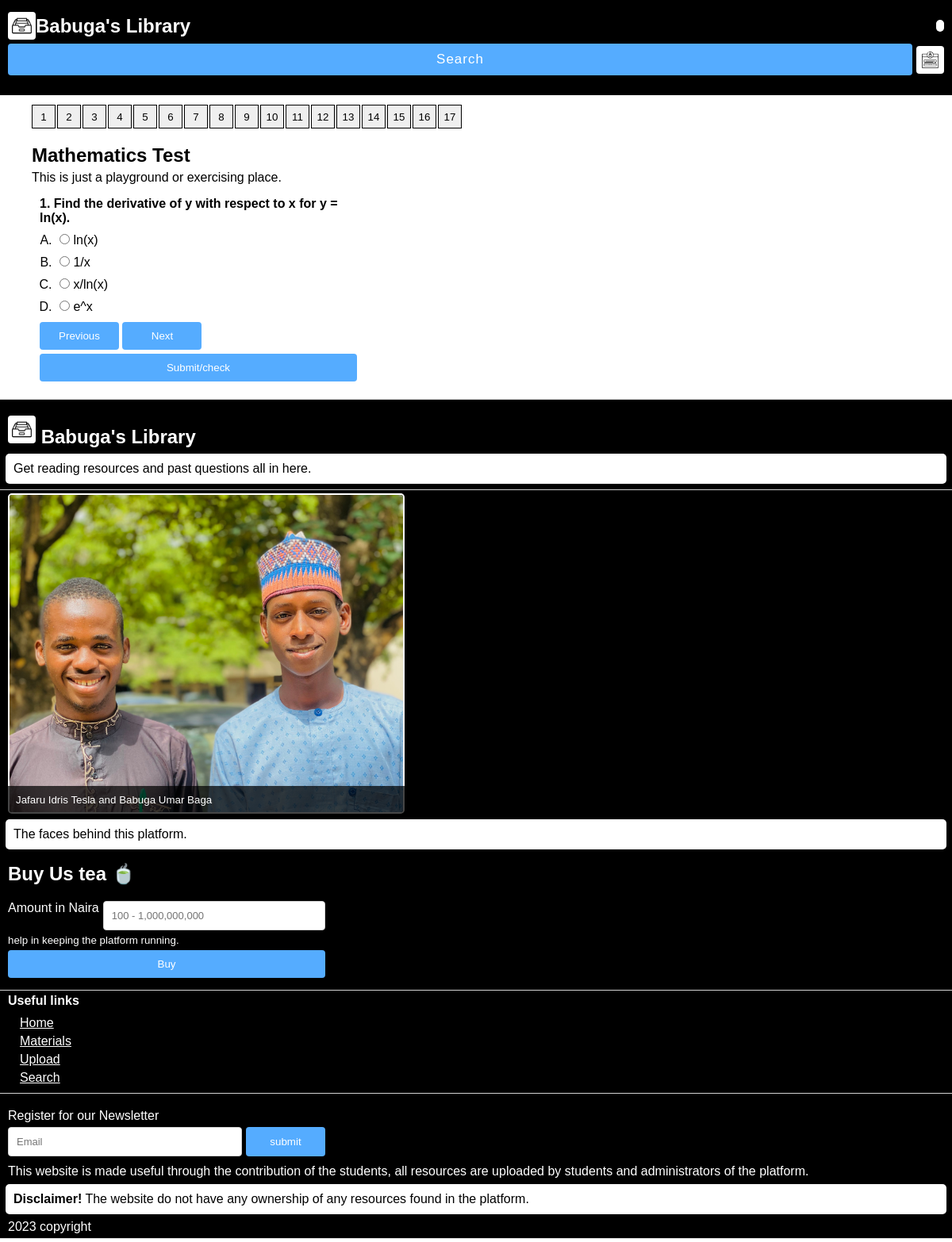
Page /cbt/7/test (signed in) on the committed database.
### cbt/models.py (models this page shows)
class Course(models.Model):
    name = models.TextField()
    questions = models.ManyToManyField("Question", blank=True)

class Question(models.Model):
    question = models.TextField()
    options = models.ManyToManyField("Option", blank=True)

class Option(models.Model):
    value = models.CharField(max_length=500)
    is_correct = models.BooleanField(default=False)

### cbt/views.py (the view)
# urls.py: path("<int:id>/test", views.cbt_test, name="cbt_test"),
@has_enough_coins(100)
@subtract_coins(100)
def cbt_test(request, id=None):
    course = cbt.objects.get(id=id)
    questions= list(course.questions.all())
    r.shuffle(questions)
    return render(request, "cbt/cbt_test.html", {"course": course, "qs": questions[:40]})

### templates/cbt/cbt_test.html (shortened to what this page needs)
{% extends "base.html" %}
{% load static %}
{% block content %}
<section>
    <div questions style="display:flex;gap:2px;flex-wrap:wrap"></div>
</section>
<section>
    <h2>{{course.name}} Test</h2>
    <p>This is just a playground or exercising place.</p>
    <div class="form-div">
        <form method="post" action="{% url "cbt_test_result" course.id %}">
        {% if result %}
        <p>Here's what you score : {{result.score}}/40 | <a href="{% url "cbt_test" course.id %}">Retry</a></p>
        {% for q in qs %}
                <div style="flex-direction:column" >
            <h4>{{forloop.counter}}. {{q.q.question}}</h4>
            <ol style="padding-left: 20px" type="A">
            {% for o in q.q.options.all %}
            <label>
            <li style="{% if o.id == q.select and o.is_correct %} background: lightgreen;{% elif o.is_correct %} background: orange;{% elif q.select == o.id %} background:red;{% endif %}padding:5px;margin-bottom:4px">
            {{o.value}}
            </li>
            </label>
            {% endfor %}
            </ol>
        </div>
        {% endfor %}
        {% else %}
        {% for q in qs %}
        <div style="flex-direction:column;display:none" question id="q{{forloop.counter}}">
            <h4>{{forloop.counter}}. {{q.question}}</h4>
            <ol style="padding-left: 20px" type="A">
            {% for o in q.options.all %}
            <label>
            <li style="padding:5px">
            <input type="radio" name="{{q.id}}" value="{{o.id}}"> {{o.value}}
            </li>
            </label>
            {% endfor %}
            </ol>
            <div>
                <button type="button" class="submit-btn" prev {% if forloop.counter == 1 %}disabled{% endif %}>Previous</button>
                <button type="button" class="submit-btn" next  {% if qs.last == q %}disabled{% endif %}>Next</button>
            </div>
        </div>
        {% endfor %}
        {% endif %}
        {% if result is None %}
        <button class="submit-btn">Submit/check</button>
        {% endif %}
    </form>
    </div>
</section>
{% endblock content %}

### static/css/style.css (style rules this page uses)
* { font-family: Arial, sans-serif; padding: 0; margin: 0; box-sizing: border-box; }
:root { --primary-color: #55acff; }
p { margin: 5px 0; }
.form-div { padding: 10px; }
.form-div form { display: flex; flex-direction: column; gap:5px; max-width: 400px; gap: 5px; }
.form-div form > div { display: flex; gap: 5px; }
.form-div label { flex: 1; display: flex; flex-direction: column; gap: 5px; }
.form-div select, .form-div textarea, .form-div input { padding: 10px; border: .5px solid lightgray; border-radius: 4px; outline: none; font-size: 13px; background: white; resize: none; flex: 1; }
.form-div .submit-btn { min-width: 100px; padding: 10px; background: var(--primary-color); color: white; border: none; border-radius: 4px; }
section { padding: 10px; }
section p { margin: 5px 0; }

### rows in the picture
Course: name "Mathematics"
Question: question "Find the derivative of y with respect to x for y = ln(x)."
Option: value "ln(x)"
Option: value "1/x"
Option: value "x/ln(x)"
Option: value "e^x"
